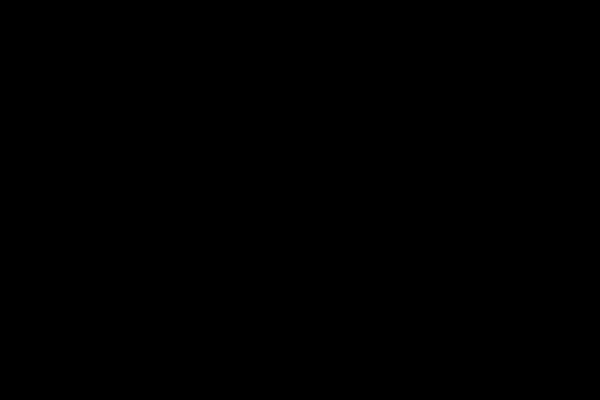
Frame 1 (no input)
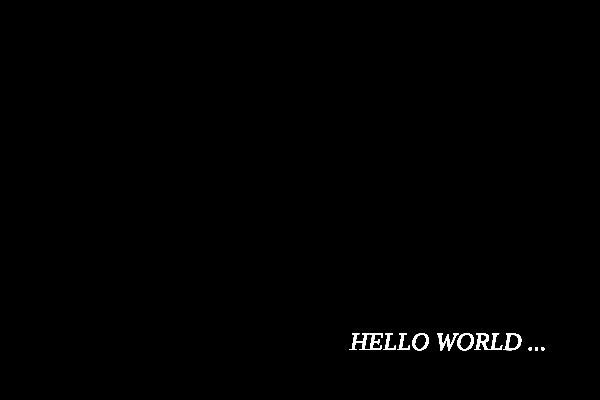
Frame 60 (no input)
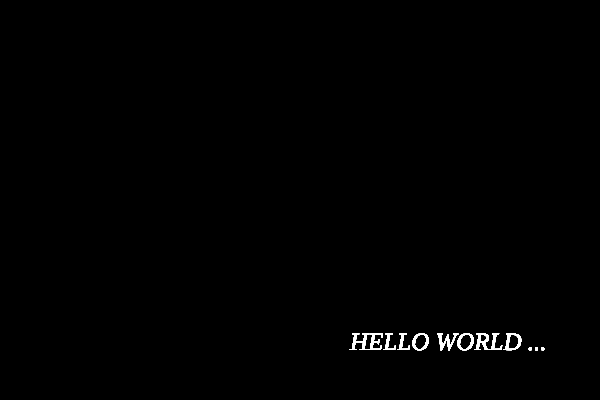
Frame 120 (the mouse pressed at the canvas centre since frame 60)

The p5.js sketch that drew these frames (run headless with seeded random() and noise() and a simulated clock; from frame 60 on, the mouse is pressed at the canvas centre):

// p5.js sketch
// ── sketch.js
// declare the setup function
function setup(){

  //create a canvas 400px high and 600 px wide
  createCanvas(600, 400);
  //color the background 'black'
  background('black');
}

// declare the draw function
function draw(){

  //tell p5 to print the text string HELLO WORLD...
  //this will be positioned at (x: 350, y: 350)
  text("HELLO WORLD ...", 350, 350);
  //fill text with white
  fill(255);
  //change to a common serif font
  textFont("Times New Roman");
  //make text larger
  textSize(25);
  //style text in italic
  textStyle(ITALIC);
}
